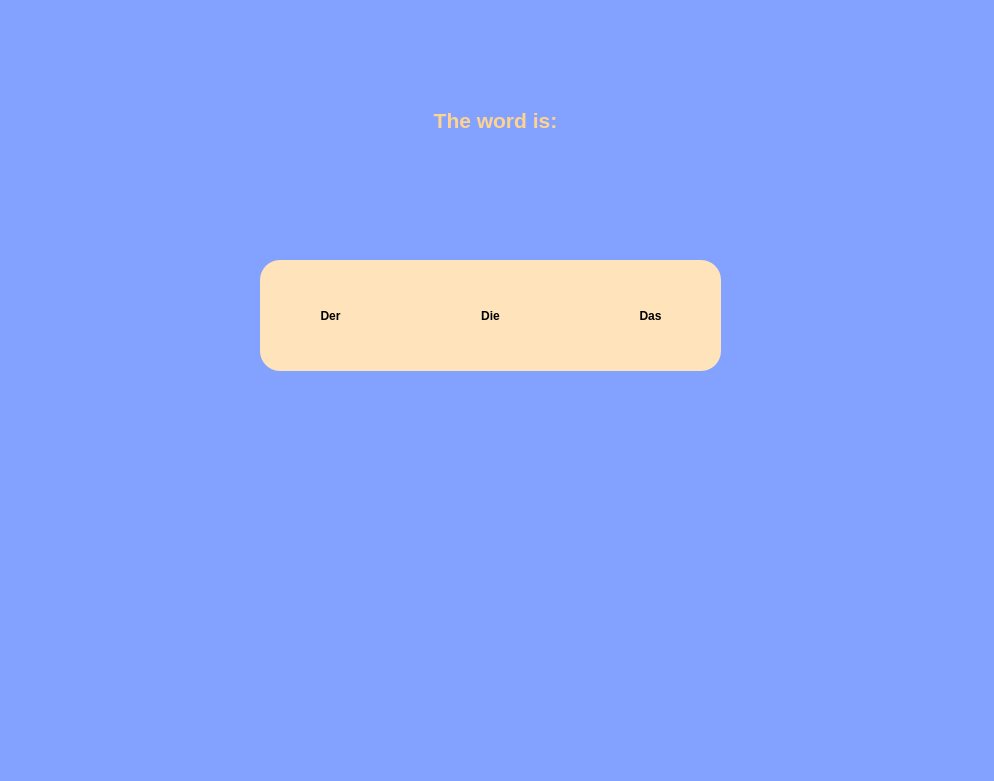
<?xml version="1.0" encoding="UTF-8"?>
<ui version="4.0">
 <class>ArticleMode</class>
 <widget class="QWidget" name="ArticleMode">
  <property name="geometry">
   <rect>
    <x>0</x>
    <y>0</y>
    <width>994</width>
    <height>781</height>
   </rect>
  </property>
  <property name="windowTitle">
   <string>Article Mode</string>
  </property>
  <widget class="QWidget" name="widget" native="true">
   <property name="geometry">
    <rect>
     <x>0</x>
     <y>0</y>
     <width>1000</width>
     <height>800</height>
    </rect>
   </property>
   <property name="sizePolicy">
    <sizepolicy hsizetype="Expanding" vsizetype="Expanding">
     <horstretch>0</horstretch>
     <verstretch>0</verstretch>
    </sizepolicy>
   </property>
   <property name="styleSheet">
    <string notr="true">QWidget#widget {
	background-color: #83A2FF;
	color: #FFFFFF;
}</string>
   </property>
   <widget class="QLabel" name="title_label">
    <property name="geometry">
     <rect>
      <x>0</x>
      <y>40</y>
      <width>991</width>
      <height>161</height>
     </rect>
    </property>
    <property name="sizePolicy">
     <sizepolicy hsizetype="Preferred" vsizetype="Expanding">
      <horstretch>0</horstretch>
      <verstretch>0</verstretch>
     </sizepolicy>
    </property>
    <property name="font">
     <font>
      <pointsize>16</pointsize>
      <weight>75</weight>
      <bold>true</bold>
     </font>
    </property>
    <property name="styleSheet">
     <string notr="true">border-radius: 50%; /* Makes the label circular */
border: 2px solid #000000; /* Border color and width */
padding: 10px; /* Adjust padding as needed */
background-color: #83A2FF;
color: #FFD28F;
border: none;
</string>
    </property>
    <property name="text">
     <string>The word is:</string>
    </property>
    <property name="alignment">
     <set>Qt::AlignCenter</set>
    </property>
    <property name="wordWrap">
     <bool>true</bool>
    </property>
   </widget>
   <widget class="QPushButton" name="die_button">
    <property name="geometry">
     <rect>
      <x>420</x>
      <y>260</y>
      <width>141</width>
      <height>111</height>
     </rect>
    </property>
    <property name="font">
     <font>
      <weight>75</weight>
      <bold>true</bold>
     </font>
    </property>
    <property name="styleSheet">
     <string notr="true">QPushButton {
	border-radius: 20px; /* Adjust the radius as needed */
	background-color: #FFE3BB;
}
QPushButton:hover {
	background-color: #FFD28F;
	}
QPushButton:pressed {
	background-color: #B4BDFF;
}</string>
    </property>
    <property name="text">
     <string>Die</string>
    </property>
   </widget>
   <widget class="QLabel" name="comparison_result_label">
    <property name="geometry">
     <rect>
      <x>0</x>
      <y>470</y>
      <width>991</width>
      <height>171</height>
     </rect>
    </property>
    <property name="font">
     <font>
      <pointsize>12</pointsize>
      <weight>75</weight>
      <bold>true</bold>
     </font>
    </property>
    <property name="styleSheet">
     <string notr="true">border-radius: 50%; /* Makes the label circular */
border: 2px solid #000000; /* Border color and width */
padding: 10px; /* Adjust padding as needed */
background-color: #83A2FF;
color: #FFD28F;
border: none;
</string>
    </property>
    <property name="text">
     <string/>
    </property>
    <property name="alignment">
     <set>Qt::AlignCenter</set>
    </property>
   </widget>
   <widget class="QPushButton" name="der_button">
    <property name="enabled">
     <bool>true</bool>
    </property>
    <property name="geometry">
     <rect>
      <x>260</x>
      <y>260</y>
      <width>141</width>
      <height>111</height>
     </rect>
    </property>
    <property name="font">
     <font>
      <weight>75</weight>
      <bold>true</bold>
     </font>
    </property>
    <property name="styleSheet">
     <string notr="true">QPushButton {
	border-radius: 20px; /* Adjust the radius as needed */
	background-color: #FFE3BB;
}
QPushButton:hover {
	background-color: #FFD28F;
	}
QPushButton:pressed {
	background-color: #B4BDFF;
}</string>
    </property>
    <property name="text">
     <string>Der</string>
    </property>
   </widget>
   <widget class="QPushButton" name="das_button">
    <property name="geometry">
     <rect>
      <x>580</x>
      <y>260</y>
      <width>141</width>
      <height>111</height>
     </rect>
    </property>
    <property name="font">
     <font>
      <weight>75</weight>
      <bold>true</bold>
     </font>
    </property>
    <property name="styleSheet">
     <string notr="true">QPushButton {
	border-radius: 20px; /* Adjust the radius as needed */
	background-color: #FFE3BB;
}
QPushButton:hover {
	background-color: #FFD28F;
	}
QPushButton:pressed {
	background-color: #B4BDFF;
}</string>
    </property>
    <property name="text">
     <string>Das</string>
    </property>
   </widget>
   <widget class="QPushButton" name="go_to_summary_button">
    <property name="enabled">
     <bool>true</bool>
    </property>
    <property name="geometry">
     <rect>
      <x>330</x>
      <y>260</y>
      <width>321</width>
      <height>111</height>
     </rect>
    </property>
    <property name="font">
     <font>
      <weight>75</weight>
      <bold>true</bold>
     </font>
    </property>
    <property name="styleSheet">
     <string notr="true">QPushButton {
	border-radius: 20px; /* Adjust the radius as needed */
	background-color: #FFE3BB;
}
QPushButton:hover {
	background-color: #FFD28F;
	}
QPushButton:pressed {
	background-color: #B4BDFF;
}</string>
    </property>
    <property name="text">
     <string>Go to Summary</string>
    </property>
   </widget>
   <zorder>go_to_summary_button</zorder>
   <zorder>title_label</zorder>
   <zorder>die_button</zorder>
   <zorder>comparison_result_label</zorder>
   <zorder>der_button</zorder>
   <zorder>das_button</zorder>
  </widget>
 </widget>
 <resources/>
 <connections/>
</ui>
